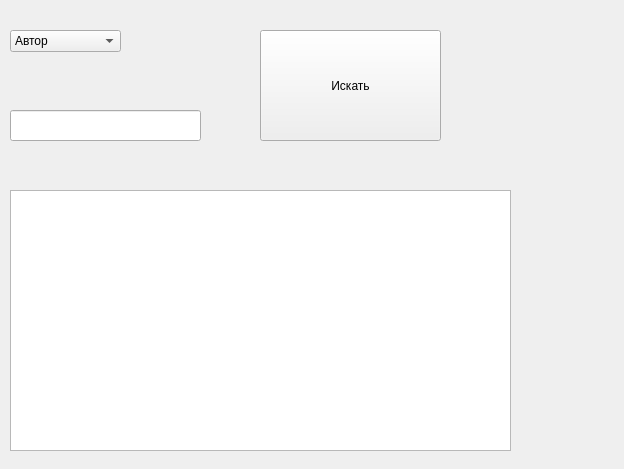
<?xml version="1.0" encoding="UTF-8"?>
<ui version="4.0">
 <class>Form</class>
 <widget class="QWidget" name="Form">
  <property name="geometry">
   <rect>
    <x>0</x>
    <y>0</y>
    <width>624</width>
    <height>469</height>
   </rect>
  </property>
  <property name="windowTitle">
   <string>Библиотека</string>
  </property>
  <widget class="QPushButton" name="pushButton">
   <property name="geometry">
    <rect>
     <x>260</x>
     <y>30</y>
     <width>181</width>
     <height>111</height>
    </rect>
   </property>
   <property name="text">
    <string>Искать</string>
   </property>
  </widget>
  <widget class="QLineEdit" name="lineEdit">
   <property name="geometry">
    <rect>
     <x>10</x>
     <y>110</y>
     <width>191</width>
     <height>31</height>
    </rect>
   </property>
  </widget>
  <widget class="QComboBox" name="comboBox">
   <property name="geometry">
    <rect>
     <x>10</x>
     <y>30</y>
     <width>111</width>
     <height>22</height>
    </rect>
   </property>
   <item>
    <property name="text">
     <string>Автор</string>
    </property>
   </item>
   <item>
    <property name="text">
     <string>Название</string>
    </property>
   </item>
  </widget>
  <widget class="QTableWidget" name="tableWidget">
   <property name="geometry">
    <rect>
     <x>10</x>
     <y>190</y>
     <width>501</width>
     <height>261</height>
    </rect>
   </property>
  </widget>
 </widget>
 <resources/>
 <connections/>
</ui>
